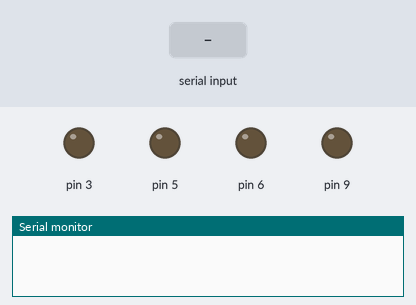
A sketch run on a simulated Arduino Uno, built with avr-gcc and run on an emulated ATmega328P. Shown: output pins drawn as LEDs (lit = HIGH), the last lines printed to the serial monitor. Inputs (shaded band) come from the test bench.

Above: at 1.2 s.
1.3 s: "l" received over Serial
At 2.4 s:
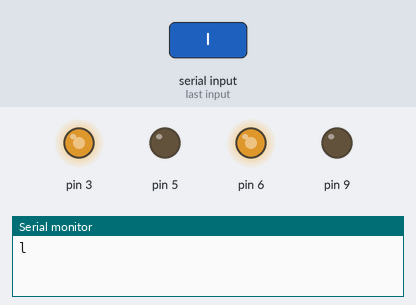
2.8 s: "r" received over Serial
At 3.5 s:
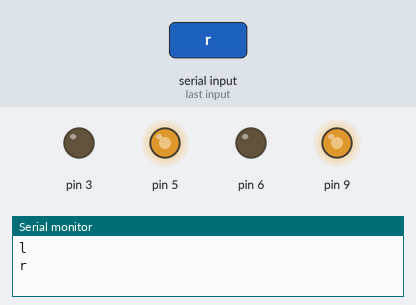
4.3 s: "d" received over Serial
At 4.7 s:
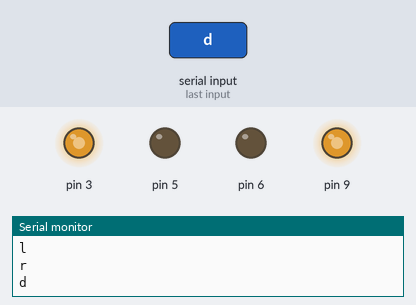
5.8 s: "u" received over Serial
At 7.0 s:
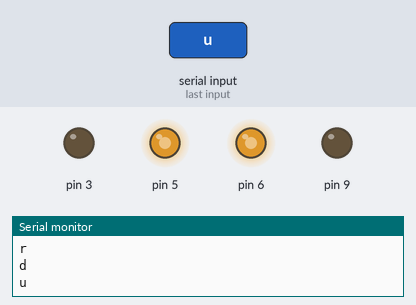
7.3 s: "s" received over Serial
At 8.1 s:
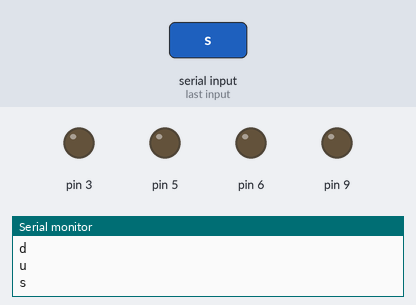
Timing chart, 0 to 9.8 s (numbered marks = the images above; inputs shaded):
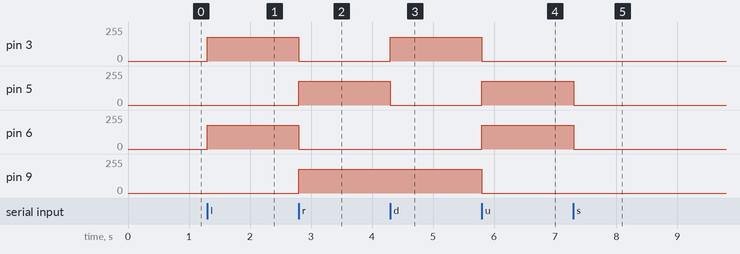

Measured:
- after the input at 1.3 s, pin 3, pin 6: 0/255 → 180/255 at once
- after the input at 2.8 s, pin 3, pin 6: 180/255 → 0/255 at once; pin 5, pin 9: 0/255 → 180/255 at once
- after the input at 4.3 s, pin 3: 0/255 → 180/255 at once; pin 5: 180/255 → 0/255 at once
- after the input at 5.8 s, pin 3, pin 9: 180/255 → 0/255 at once; pin 5, pin 6: 0/255 → 180/255 at once
- after the input at 7.3 s, pin 5, pin 6: 180/255 → 0/255 at once

The sketch:

code.ino
```cpp
char data_serial;

void setup () {
  Serial.begin(9600); }

void loop () {
  if (Serial.available () > 0) {
    data_serial = Serial.read();
    Serial.println(data_serial);

    if (data_serial == 'l') {
      analogWrite (6, 180);
      analogWrite (9, 0);

      analogWrite (3, 180);
      analogWrite (5, 0);
      }

     if (data_serial  ==  'r')  {
        analogWrite (6, 0) ;
        analogWrite (9, 180);

        analogWrite (3, 0) ;
        analogWrite (5, 180) ;
      }

      if (data_serial  ==  'd')  {
        analogWrite (6, 0) ;
        analogWrite (9, 180) ;

        analogWrite (3, 180) ;
        analogWrite (5, 0) ;
      }

      if (data_serial  ==  'u')  {
        analogWrite (6, 180) ;
        analogWrite (9, 0) ;

        analogWrite (3, 0) ;
        analogWrite (5, 180) ;
      }

      if (data_serial  ==  's')  {
        analogWrite (6, 0) ;
        analogWrite (9, 0) ;

        analogWrite (3, 0) ;
        analogWrite (5, 0) ;
      }
  }
}
```
